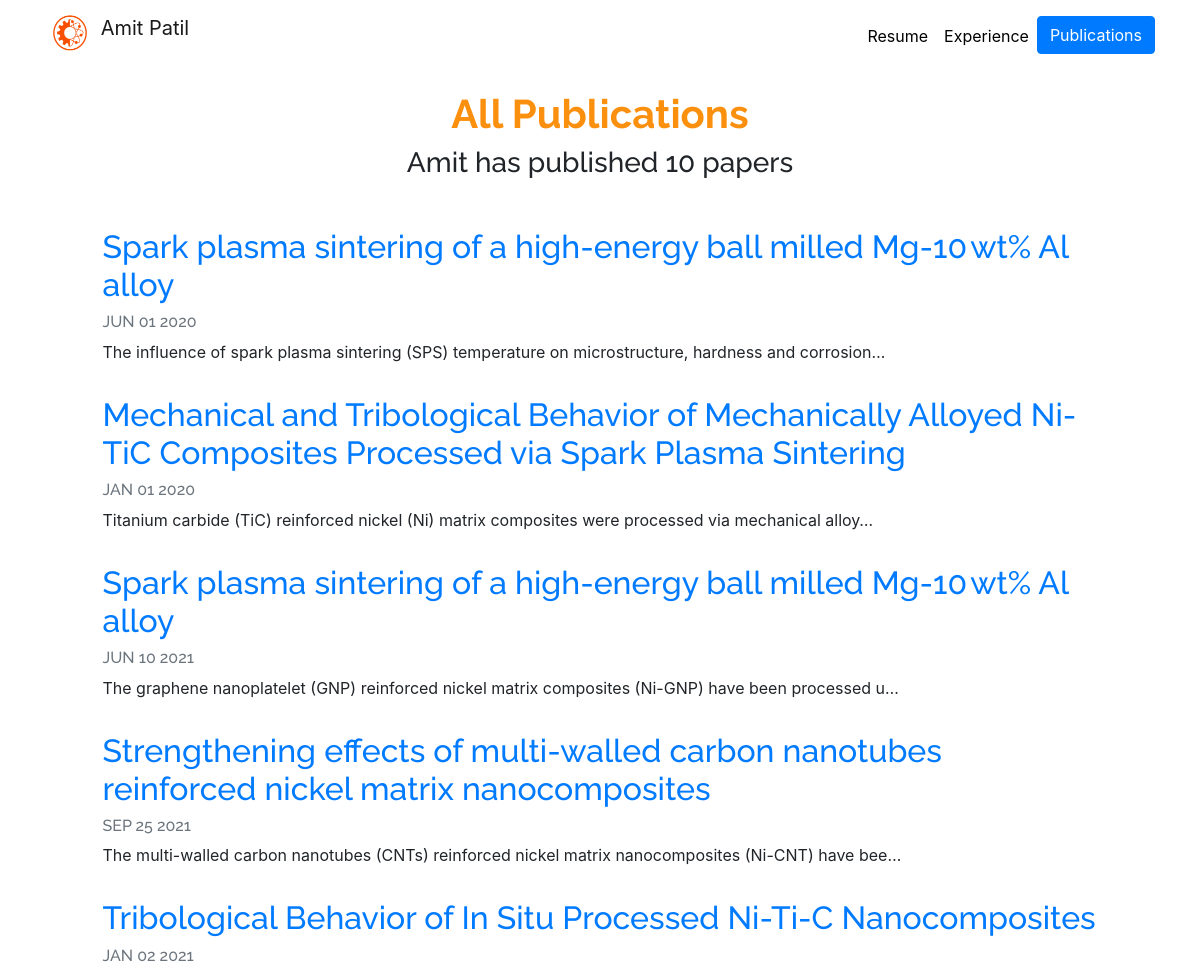
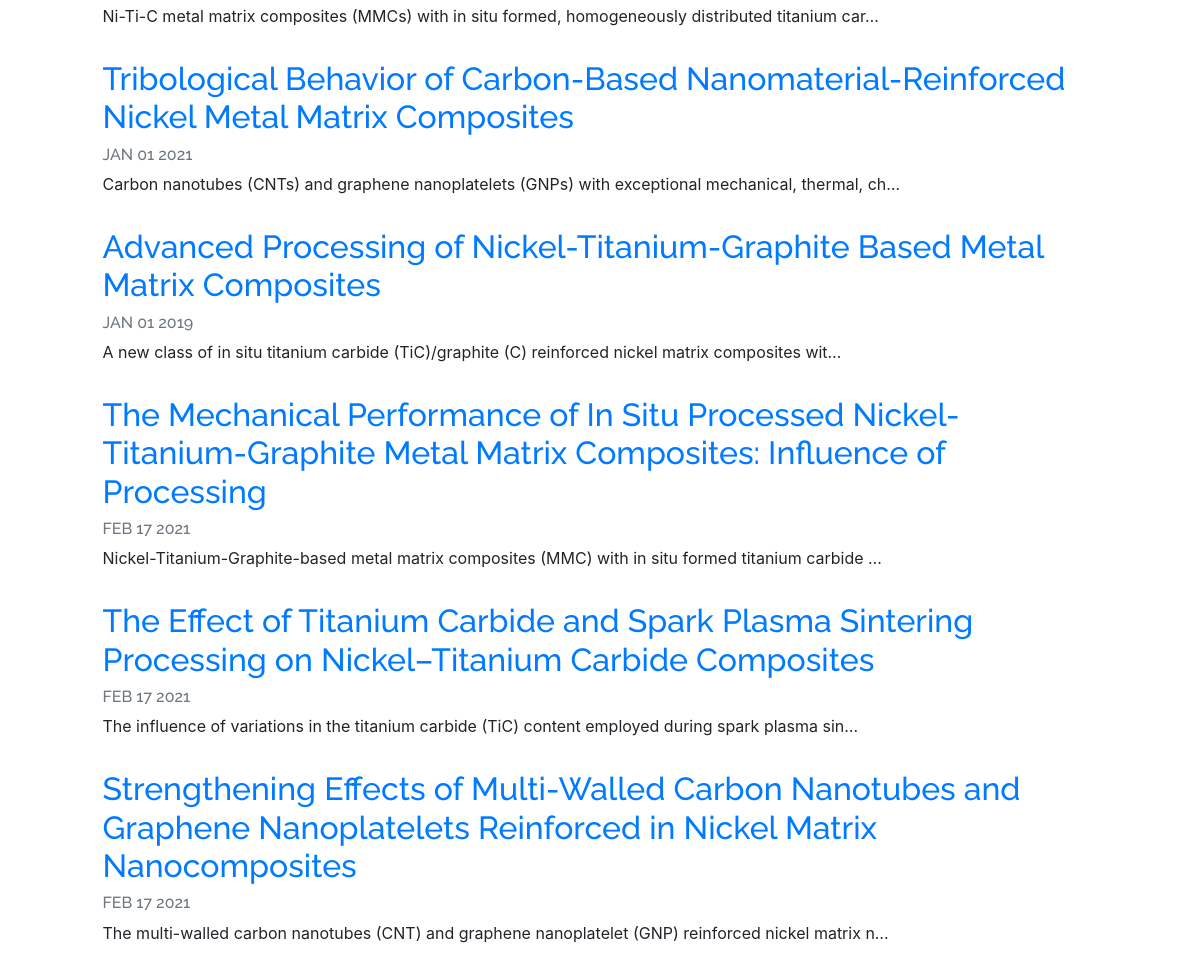
Screenshot of /blog/ with the database file from the repository (2 pictures, top to bottom).
### blog/models.py (models this page shows, shortened)
class Blog(models.Model):
    title = models.CharField(max_length=200)
    description = models.CharField(max_length=250000)
    url = models.URLField(blank=True)
    date = models.DateField(blank=True)

### blog/views.py (the view)
# urls.py: path('', views.all_blogs, name='all_blogs'),
def all_blogs(request):
    blogs = Blog.objects.all()
    return render(request, 'blog/all_blogs.html', {'blogs': blogs})

### blog/templates/blog/all_blogs.html
{% extends "portfolio/base.html" %}
{% load static %}
{% block content %}
<div id="allblogscontainer" data-aos="fade-up" data-aos-delay="100">
  <br>
  <h1 id="allblogstitle" class="font-weight-bold text-center">All Publications</h1>
  <h3 class="text-center mb-5">Amit has published {{ blogs.count }} paper{{ blogs.count|pluralize }}</h3>
  {% for blog in blogs %}
  <div class="row justify-content-center my-3">
    <div class="col-md-10">
      <a href="{% url 'blog:detail' blog.id %}">
        <h2>{{ blog.title }}</h2>
      </a>
      <h6 class="text-muted">{{ blog.date|date:'M d Y'|upper }}</h6>
      <p>{{ blog.description|striptags|truncatechars:100 }}</p>
    </div>
  </div>
  {% endfor %}
</div>
{% endblock %}

### portfolio/templates/portfolio/base.html (shortened to what this page needs)
<!DOCTYPE html> {% load static %}
<html lang="en">
<head>
    <link href="{% static 'portfolio/assets/vendor/aos/aos.css' %}" rel="stylesheet">
    <link href="{% static 'portfolio/assets/vendor/bootstrap/css/bootstrap.min.css' %}" rel="stylesheet">
    <link href="{% static 'portfolio/assets/vendor/bootstrap-icons/bootstrap-icons.css' %}" rel="stylesheet">
    <link href="{% static 'portfolio/assets/vendor/boxicons/css/boxicons.min.css' %}" rel="stylesheet">
    <link href="{% static 'portfolio/assetsts/vendor/glightbox/css/glightbox.min.css' %}" rel="stylesheet">
    <link href="{% static 'portfolio/assets/vendor/swiper/swiper-bundle.min.css' %}" rel="stylesheet">
    <link type='text/css' href="{% static 'portfolio/assets/css/style.css' %}" rel="stylesheet">
    <link rel="stylesheet" href="https://stackpath.bootstrapcdn.com/bootstrap/4.4.1/css/bootstrap.min.css">
    <link rel="stylesheet" href="https://cdnjs.cloudflare.com/ajax/libs/font-awesome/4.7.0/css/font-awesome.min.css">
</head>
<body>
    <nav id="topNav" class="navbar navbar-expand-md navbar-light">
        <div class="container">
            <a class="navbar-brand" href="{% url 'home' %}">
                <img src="{% static 'portfolio/Logo.png' %}" width="50" height="40" class="d-inline-block align-top" alt="Gopals Logo">
                <span>Amit Patil</span>
            </a>
            <div class="collapse navbar-collapse text-center" id="navbarNav">
                <ul class="navbar-nav ml-auto">
                    <li class="nav-item">
                        <a class="nav-link" href="{% static 'portfolio/myresume.pdf' %}">Resume</a>
                    </li>
                    <li class="nav-item">
                        <a class="nav-link" href="{% url 'experience:all_experience' %}">Experience</a>
                    </li>
                    <li>
                        <a role="button" href="{% url 'blog:all_blogs' %}" class="btn btn-primary">Publications</a>
                    </li>
                </ul>
            </div>
        </div>
    </nav>
    {% block content %} {% endblock%}
    {% load static%}
</body>
</html>

### portfolio/static/portfolio/assets/css/style.css (style rules this page uses)
body { font-family: "Open Sans", sans-serif; color: #272829; }
a { color: #007bff; text-decoration: none; }
li { padding-top: 5px; }
#topNav li { padding-right: : 30px; }
h1, h2, h3, h4, h5, h6 { font-family: "Raleway", sans-serif; }
.navbar-nav .nav-link { color: rgba(0, 0, 0, 1) !important; }
#allblogstitle { color: #fb8f0e }

### rows the page displays
Blog: title "Spark plasma sintering of a high-energy ball milled Mg-10 wt% Al alloy", date "JUN 01 2020", description "The influence of spark plasma sintering (SPS) temperature on microstructure, hardness and corrosion…"
Blog: title "Mechanical and Tribological Behavior of Mechanically Alloyed Ni-TiC Composites Processed via Spark Plasma Sintering", date "JAN 01 2020", description "Titanium carbide (TiC) reinforced nickel (Ni) matrix composites were processed via mechanical alloy…"
Blog: title "Spark plasma sintering of a high-energy ball milled Mg-10 wt% Al alloy", date "JUN 10 2021", description "The graphene nanoplatelet (GNP) reinforced nickel matrix composites (Ni-GNP) have been processed u…"
Blog: title "Strengthening effects of multi-walled carbon nanotubes reinforced nickel matrix nanocomposites", date "SEP 25 2021", description "The multi-walled carbon nanotubes (CNTs) reinforced nickel matrix nanocomposites (Ni-CNT) have bee…"
Blog: title "Tribological Behavior of In Situ Processed Ni-Ti-C Nanocomposites", date "JAN 02 2021", description "Ni-Ti-C metal matrix composites (MMCs) with in situ formed, homogeneously distributed titanium car…"
Blog: title "Tribological Behavior of Carbon-Based Nanomaterial-Reinforced Nickel Metal Matrix Composites", date "JAN 01 2021", description "Carbon nanotubes (CNTs) and graphene nanoplatelets (GNPs) with exceptional mechanical, thermal, ch…"
Blog: title "Advanced Processing of Nickel-Titanium-Graphite Based Metal Matrix Composites", date "JAN 01 2019", description "A new class of in situ titanium carbide (TiC)/graphite (C) reinforced nickel matrix composites wit…"
Blog: title "The Mechanical Performance of In Situ Processed Nickel-Titanium-Graphite Metal Matrix Composites: Influence of Processing", date "FEB 17 2021", description "Nickel-Titanium-Graphite-based metal matrix composites (MMC) with in situ formed titanium carbide …"
Blog: title "The Effect of Titanium Carbide and Spark Plasma Sintering Processing on Nickel–Titanium Carbide Composites", date "FEB 17 2021", description "The influence of variations in the titanium carbide (TiC) content employed during spark plasma sin…"
Blog: title "Strengthening Effects of Multi-Walled Carbon Nanotubes and Graphene Nanoplatelets Reinforced in Nickel Matrix Nanocomposites", date "FEB 17 2021", description "The multi-walled carbon nanotubes (CNT) and graphene nanoplatelet (GNP) reinforced nickel matrix n…"

### other values shown
{{ blogs.count }} "10"
